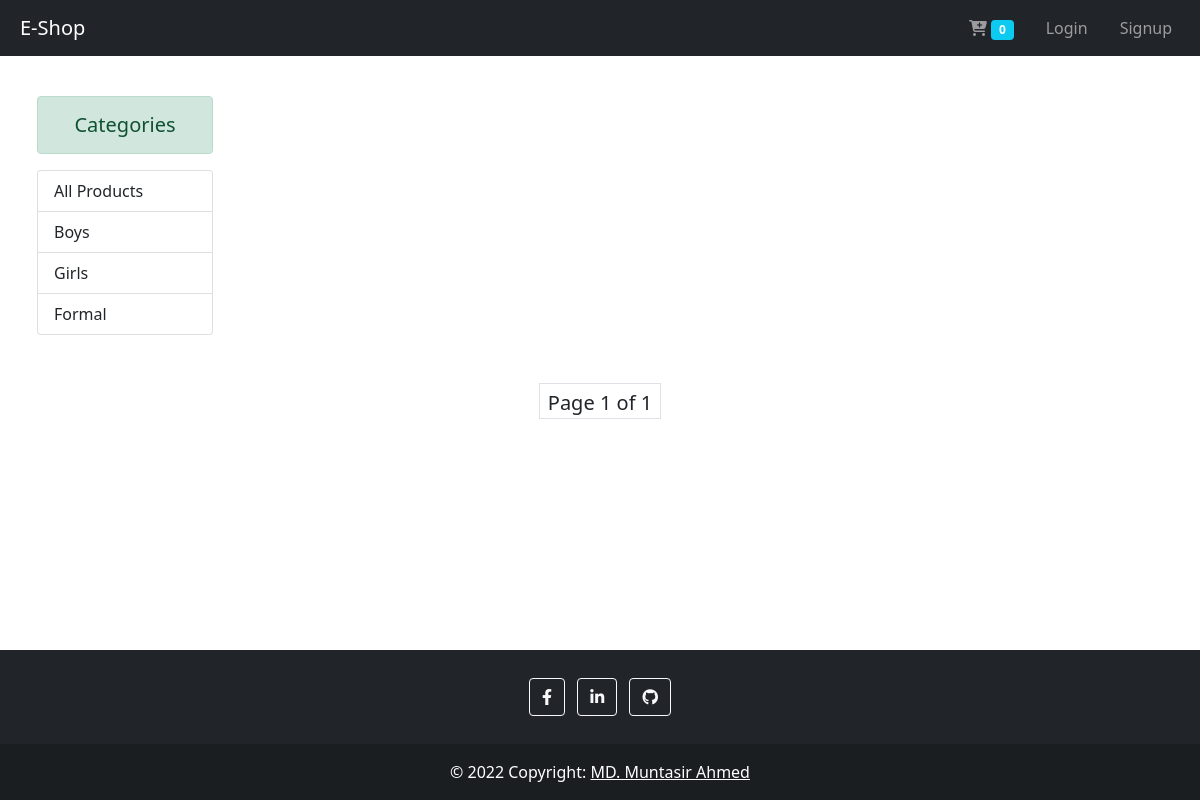
Page /?category=6 on the earlier database version.
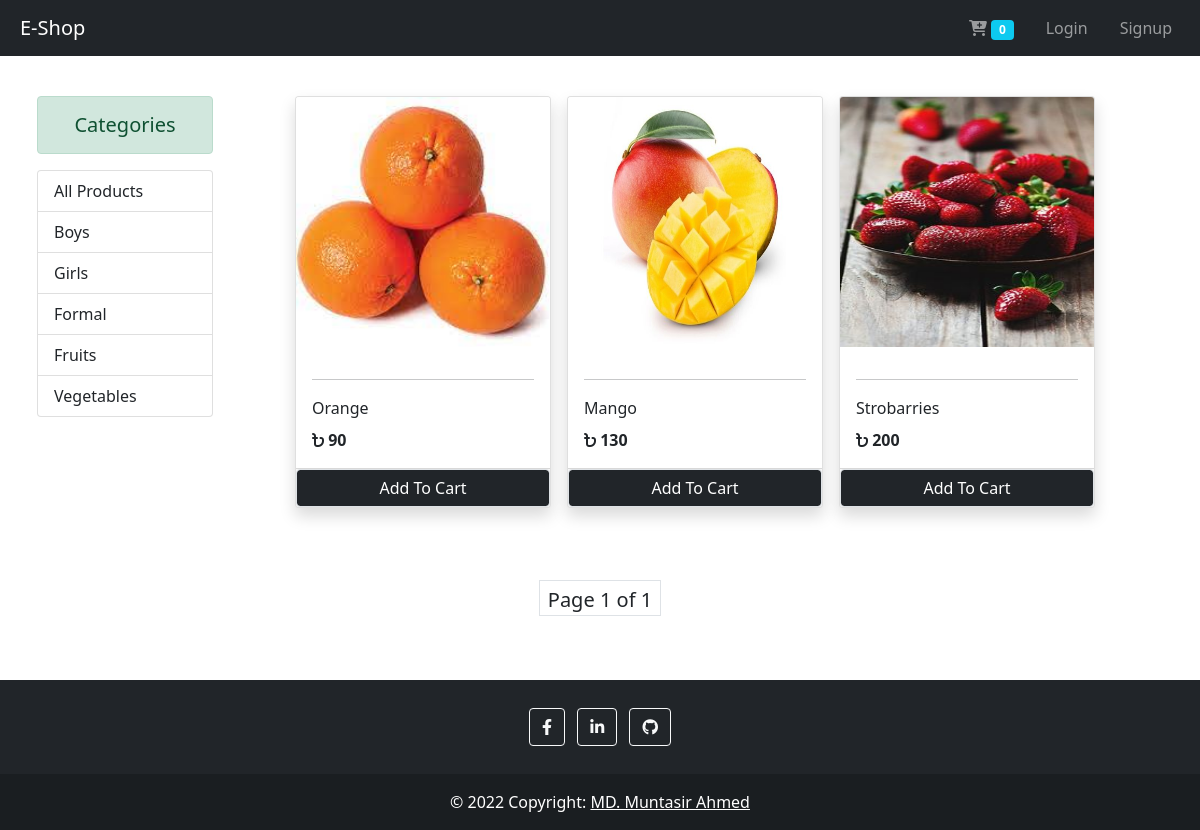
Same page on the later database version.
### store/models.py (models this page shows, shortened)
class Category(models.Model):
    name = models.CharField(max_length=20, default=1)
    @staticmethod
    def get_all_categories():
        return Category.objects.all()

class Product(models.Model):
    name = models.CharField(max_length=50)
    price = models.IntegerField(default=0)
    category = models.ForeignKey(
        Category, on_delete=models.CASCADE)
    description = models.CharField(
        max_length=200, default='', null=True, blank=True)
    image = models.ImageField(upload_to='uploads/products/')
    @staticmethod
    def get_all_products_by_categoryId(category_id):
        if category_id:
            return Product.objects.filter(category=category_id)
        else:
            return Product.objects.all()

### store/views.py (the view, shortened to what this page needs)
# urls.py: path('', views.Index.as_view(), name="index"),
class Index(View):
    def get(self, request):
        cart = request.session.get('cart')
        if not cart:
            request.session.cart = {}
        products = None
        categories = Category.get_all_categories()
        categoryId = request.GET.get('category')
        if categoryId:
            if categoryId == "-1":
                products = Product.get_all_products()
            else:
                products = Product.get_all_products_by_categoryId(
                    category_id=categoryId)
        else:
            products = Product.get_all_products()
        pagination = Paginator(products, 10)
        page = request.GET.get('page')
        venues = pagination.get_page(page)
        data = {
            'products': venues,
            'categories': categories,
        }
        return render(request, 'index.html', context=data)

### store/templatetags/cart.py (called while the page is built)
@register.filter(name='is_in_cart')
def is_in_cart(product, cart):
    keys = cart.keys()
    for id in keys:
        if int(id) == product.id:
            return True
    return False

### store/templates/index.html (shortened to what this page needs)
{% extends 'base.html' %}
{% load cart %}
{% load static %}
{% block styles %}
<link rel="stylesheet" href="{% static '/css/index.css' %}">
{% endblock styles %}
{% block content %}
<div class="container-fluid mt-5 pt-5">
    <div class="row">
        <div class="col-lg-2 mx-auto">
            <div>
                <p class="alert alert-success mb-3 font h5 text-center">Categories</p>
            </div>
            <div class="list-group" id="navitem_list">
                <a href="/?category=-1" class="list-group-item list-group-item-action">All Products</a>
                {% for category in categories %}
                <a href="/?category={{category.id}}" class="list-group-item list-group-item-action" active>{{category.name}}</a>
                {% endfor %}
            </div>
        </div>
        <div id="products" class="col-lg-9 mx-auto">
            <div class="row mx-auto">
                {% for product in products %}
                <div class="card mx-2 p-0 mb-4 shadow" id="{{product.id}}" style="width: 16rem;">
                    <img src="{{product.image.url}}" class="card-img-top image-cover" alt="" height="250px">
                    <div class="card-body">
                        <hr>
                        <p class="card-title">{{product.name}}</p>
                        <p class="card-text"><i class="fa-solid fa-bangladeshi-taka-sign"></i><b> {{product.price}}</b></p>
                    </div>
                    <div class="card-footer p-0">
                        {% if product|is_in_cart:request.session.cart %}
                        {% comment %} quantity increment and decrement starts {% endcomment %}
                        <div class="row g-0">
                            {% comment %} minus button starts {% endcomment %}
                            <form action="/#{{product.id}}" method="POST" class="col-2">
                                {% csrf_token %}
                                <input type="text" name="product" value="{{product.id}}" hidden>
                                <input type="text" name="remove" value="True" hidden>
                                <input type="submit" value=" - " class="btn btn-block btn-dark">
                            </form>
                            {% comment %} minus button ends {% endcomment %}
                            <div class="text-center col pt-2">{{product|cart_quantity:request.session.cart}} in Cart</div>
                            {% comment %} plus button starts {% endcomment %}
                            <form action="/#{{product.id}}" method="POST" class="col-2">
                                {% csrf_token %}
                                <input type="text" name="product" value="{{product.id}}" hidden>
                                <input type="submit" value=" + " class="btn btn-block btn-dark">
                            </form>
                            {% comment %} plus button ends {% endcomment %}
                        </div>
                        {% comment %} quantity increment and decrement starts {% endcomment %}
                        {% else %}
                        <form action="/#{{product.id}}" method="POST" class="btn-block">
                            <input type="submit" class="btn btn-dark border form-control" value="Add To Cart">
                        </form>
                        {% endif %}
                    </div>
                </div>
                {% endfor %}
            </div>
        </div>
    </div>
</div>
<div class="d-flex justify-content-center py-5 fs-5" aria-label="Page navigation example">
    <ul class="pagination">
        <li class="page-item text-center px-2 pt-1 border">Page {{products.number}} of {{products.paginator.num_pages}}</li>
    </ul>
</div>
{% endblock content %}

### store/templates/base.html (shortened to what this page needs)
<!doctype html>
<html lang="en">
<head>
    <link href="https://cdn.jsdelivr.net/npm/bootstrap@5.0.2/dist/css/bootstrap.min.css" rel="stylesheet">
    <link rel="stylesheet" href="https://cdnjs.cloudflare.com/ajax/libs/font-awesome/5.15.4/css/all.min.css" />
    <link rel="stylesheet" href="https://cdnjs.cloudflare.com/ajax/libs/font-awesome/6.2.1/css/all.min.css" />
    {% block styles %}
    {% endblock styles %}
</head>
<body class="d-flex flex-column min-vh-100">
    <nav class="navbar navbar-expand-lg navbar-dark bg-dark text-white fixed-top">
        <div class="container-fluid">
            <a class="navbar-brand px-2" href="{% url 'index' %}">E-Shop</a>
            <div class="">
                <ul class="navbar-nav mt-2 my-lg-0">
                    <li class="nav-item  px-2">
                        <a class="nav-link" aria-current="page" href="/cart"><i class="fas fa-cart-plus"></i>
                            <span class="badge bg-info">{{request.session.cart.keys|length}}</span>
                        </a>
                    </li>
                    {% if request.session.customer %}
                    {% comment %} if customer is logged in then show the Logout button {% endcomment %}
                    <li class="nav-item px-2"><a class="nav-link" aria-current="page" href="/orders">Oders</a></li>
                    <li class="nav-item px-2"><a class="nav-link" aria-current="page" href="/logout">Logout</a></li>
                    {% else %}
                    <li class="nav-item px-2"><a class="nav-link" aria-current="page" href="/login">Login</a></li>
                    <li class="nav-item px-2"><a class="nav-link" aria-current="page" href="/signup">Signup</a></li>
                    {% endif %}
                </ul>
            </div>
        </div>
    </nav>
    {% block content %}
    {% endblock content %}
    <footer class="bg-dark text-center text-white mt-auto">
        <div class="container p-4 pb-0">
          <section class="mb-4">
            <a class="btn btn-outline-light btn-floating m-1" href="https://www.facebook.com/muntasir2179" role="button" target="_blank"><i class="fab fa-facebook-f"></i></a>
            <a class="btn btn-outline-light btn-floating m-1" href="https://www.linkedin.com/in/muntasir2179/" role="button" target="_blank"><i class="fab fa-linkedin-in"></i></a>
            <a class="btn btn-outline-light btn-floating m-1" href="https://github.com/muntasir2179" role="button" target="_blank"><i class="fab fa-github"></i></a>
          </section>
        </div>
        <div class="text-center p-3" style="background-color: rgba(0, 0, 0, 0.2);">
          © 2022 Copyright:
          <a class="text-white" href="https://muntasirahmed.netlify.app/" target="_blank">MD. Muntasir Ahmed</a>
        </div>
      </footer>
</body>
</html>

### static/css/index.css (style rules this page uses)
.card { transition: all .3s ease-in-out; }

Differences in the rows shown:
added Category: name "Fruits"
added Category: name "Vegetables"
added Product: image (picture), name "Orange", price "90"
added Product: {{ product.id }} 16 (drawn), image (picture), name "Mango", price "130"
added Product: image (picture), name "Strobarries", price "200"
